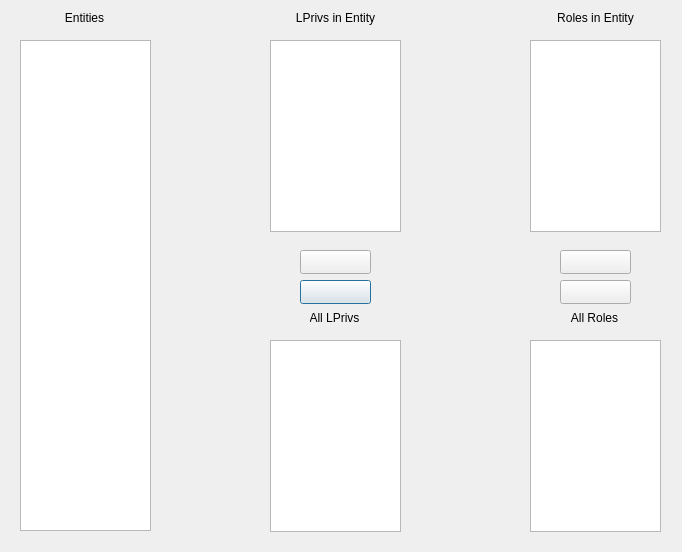
<?xml version="1.0" encoding="UTF-8"?>
<ui version="4.0">
 <class>EntitiesDialog</class>
 <widget class="QDialog" name="EntitiesDialog">
  <property name="geometry">
   <rect>
    <x>0</x>
    <y>0</y>
    <width>682</width>
    <height>552</height>
   </rect>
  </property>
  <property name="windowTitle">
   <string>Dialog</string>
  </property>
  <widget class="QListWidget" name="entitiesList">
   <property name="geometry">
    <rect>
     <x>20</x>
     <y>40</y>
     <width>131</width>
     <height>491</height>
    </rect>
   </property>
  </widget>
  <widget class="QListWidget" name="privsList">
   <property name="geometry">
    <rect>
     <x>270</x>
     <y>340</y>
     <width>131</width>
     <height>192</height>
    </rect>
   </property>
  </widget>
  <widget class="QListWidget" name="rolesList">
   <property name="geometry">
    <rect>
     <x>530</x>
     <y>340</y>
     <width>131</width>
     <height>192</height>
    </rect>
   </property>
  </widget>
  <widget class="QListWidget" name="privsInEntityList">
   <property name="geometry">
    <rect>
     <x>270</x>
     <y>40</y>
     <width>131</width>
     <height>192</height>
    </rect>
   </property>
  </widget>
  <widget class="QListWidget" name="rolesInEntityList">
   <property name="geometry">
    <rect>
     <x>530</x>
     <y>40</y>
     <width>131</width>
     <height>192</height>
    </rect>
   </property>
  </widget>
  <widget class="QLabel" name="label">
   <property name="geometry">
    <rect>
     <x>60</x>
     <y>10</y>
     <width>49</width>
     <height>16</height>
    </rect>
   </property>
   <property name="text">
    <string>Entities</string>
   </property>
   <property name="alignment">
    <set>Qt::AlignCenter</set>
   </property>
  </widget>
  <widget class="QLabel" name="label_2">
   <property name="geometry">
    <rect>
     <x>310</x>
     <y>310</y>
     <width>49</width>
     <height>16</height>
    </rect>
   </property>
   <property name="text">
    <string>All LPrivs</string>
   </property>
   <property name="alignment">
    <set>Qt::AlignCenter</set>
   </property>
  </widget>
  <widget class="QLabel" name="label_3">
   <property name="geometry">
    <rect>
     <x>570</x>
     <y>310</y>
     <width>49</width>
     <height>16</height>
    </rect>
   </property>
   <property name="text">
    <string>All Roles</string>
   </property>
   <property name="alignment">
    <set>Qt::AlignCenter</set>
   </property>
  </widget>
  <widget class="QLabel" name="label_4">
   <property name="geometry">
    <rect>
     <x>290</x>
     <y>10</y>
     <width>91</width>
     <height>16</height>
    </rect>
   </property>
   <property name="text">
    <string>LPrivs in Entity</string>
   </property>
   <property name="alignment">
    <set>Qt::AlignCenter</set>
   </property>
  </widget>
  <widget class="QLabel" name="label_5">
   <property name="geometry">
    <rect>
     <x>550</x>
     <y>10</y>
     <width>91</width>
     <height>16</height>
    </rect>
   </property>
   <property name="text">
    <string>Roles in Entity</string>
   </property>
   <property name="alignment">
    <set>Qt::AlignCenter</set>
   </property>
  </widget>
  <widget class="QPushButton" name="removePrivFromEntitiyButton">
   <property name="geometry">
    <rect>
     <x>300</x>
     <y>280</y>
     <width>71</width>
     <height>24</height>
    </rect>
   </property>
   <property name="styleSheet">
    <string notr="true">image: url(:/icons/downarrow);</string>
   </property>
   <property name="text">
    <string/>
   </property>
  </widget>
  <widget class="QPushButton" name="addPrivToEntityButton">
   <property name="geometry">
    <rect>
     <x>300</x>
     <y>250</y>
     <width>71</width>
     <height>24</height>
    </rect>
   </property>
   <property name="styleSheet">
    <string notr="true">image: url(:/icons/uparrow);</string>
   </property>
   <property name="text">
    <string/>
   </property>
  </widget>
  <widget class="QPushButton" name="removeRoleFromEntityButton">
   <property name="geometry">
    <rect>
     <x>560</x>
     <y>280</y>
     <width>71</width>
     <height>24</height>
    </rect>
   </property>
   <property name="styleSheet">
    <string notr="true">image: url(:/icons/downarrow);</string>
   </property>
   <property name="text">
    <string/>
   </property>
  </widget>
  <widget class="QPushButton" name="addRoleToEntityButton">
   <property name="geometry">
    <rect>
     <x>560</x>
     <y>250</y>
     <width>71</width>
     <height>24</height>
    </rect>
   </property>
   <property name="styleSheet">
    <string notr="true">image: url(:/icons/uparrow);</string>
   </property>
   <property name="text">
    <string/>
   </property>
  </widget>
 </widget>
 <resources/>
 <connections/>
</ui>
